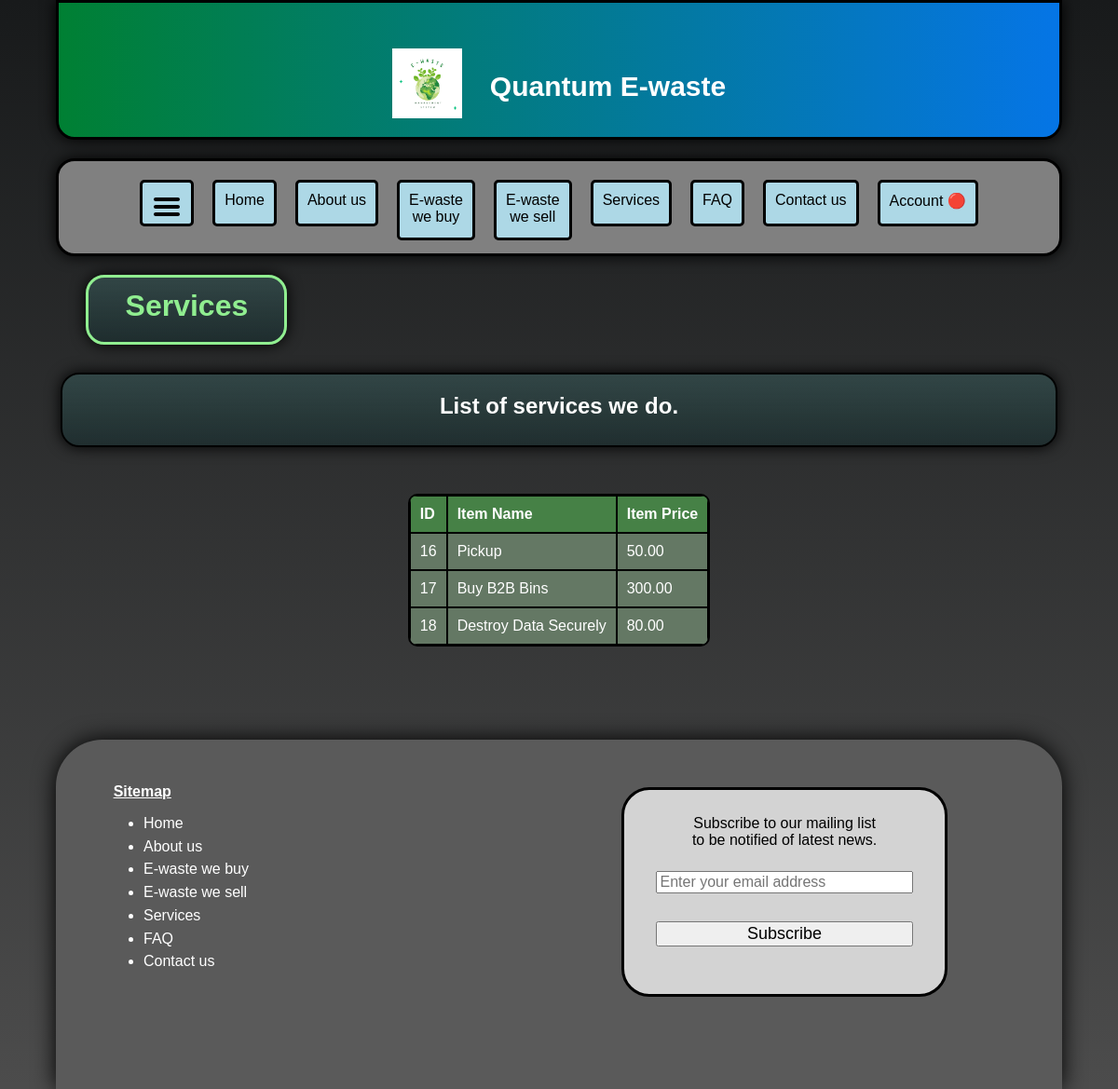
/services.php, run on the app's committed database.
### tables this page shows
CREATE TABLE `items` (
  `item_id` int(11) NOT NULL,
  `item_type` varchar(300) NOT NULL,
  `item_price` decimal(11,2) NOT NULL,
  `transaction_type` varchar(300) NOT NULL
);

### services.php (the view, shortened to what this page needs)
<!DOCTYPE html>
<html lang="en">
<head>
    <link href="css/styles.css" rel="stylesheet">
    <link href="css/navigation-bar-buttons.css" rel="stylesheet">
    <link href="css/dropdown-menu.css" rel="stylesheet">
    <link href="css/services.css" rel="stylesheet">
    <link href="css/styles-cp-mobile.css" rel="stylesheet">
    <link href="css/side-navigation-menu.css" rel="stylesheet">
</head>
<body>
    <div id="basket">
        <div id="header" class="website-title">
            <div class="title-and-image-container">
                <div class="title-and-image-content">
                    <img class="header-image" src="images/logo-image.png" alt="Greening planet earth." title="Greening planet earth.">
                </div>
                <div class="title-and-image-content">
                    Quantum E-waste
                </div>
            </div>
        </div>
        <div id="menu-buttons">
            <div>
                <a class="black-hyperlink" href="javascript:void(0)" onclick="openNav()">
                    <div class="menu-button">
                        <img src="images/Hamburger_icon.svg" alt="Hamburger button icon for side navigation menu." title="Hamburger button icon for side navigation menu.">
                    </div>
                </a>
            </div>
            <div>
                <a class="black-hyperlink" href="index.php">
                    <div class="menu-button">
                        Home
                    </div>
                </a>
            </div>
            <div>
                <a class="black-hyperlink" href="about-us.php">
                    <div class="menu-button">
                        About us
                    </div>
                </a>
            </div>
            <div>
                <a class="black-hyperlink" href="e-waste/we-buy.php">
                    <div class="menu-button-2">
                        E-waste<br>we buy
                    </div>
                </a>
            </div>
            <div>
                <a class="black-hyperlink" href="e-waste/we-sell.php">
                    <div class="menu-button-2">
                        E-waste<br>we sell
                    </div>
                </a>
            </div>
            <div>
                <a class="black-hyperlink" href="#">
                    <div class="menu-button">
                        Services
                    </div>
                </a>
            </div>
            <div>
                <a class="black-hyperlink" href="faq.php">
                    <div class="menu-button">
                        FAQ
                    </div>
                </a>
            </div>
            <div>
                <a class="black-hyperlink" href="contact-us.php">
                    <div class="menu-button">
                        Contact us
                    </div>
                </a>
            </div>
            <div>
                <a class="black-hyperlink" href="javascript:void(0)">
                    <div class="dropdown">
                        <div class="menu-button">
                            <?php
                            if (isset($_SESSION['email_address'])) {
                                echo "Account &#128994;";
                            }
                            else {
                                echo "Account &#128308;";
                            }
                            ?>
                        </div>
                    </div>
                </a>
            </div>
        </div>
        <div class="page-title-banner-container">
            <div class="page-title-banner-content">Services</div>
        </div>
        <div id="contents-1-container">
            <div id="contents-1-content">
                <h2>List of services we do.</h2>
            </div>
        </div>
        <div>
            <div class="services-table">
                <?php
                include 'php/connection.php';
                $html = <<<HTML
                <table border=1>
                    <tr>
                        <th>ID</th>
                        <th>Item Name</th>
                        <th>Item Price</th>
                    </tr>
                HTML;
                echo $html;
                $sql_query_1 = "SELECT * FROM `items`
                                WHERE transaction_type = 'service'
                                ORDER BY item_id ASC";
                $sql_query_1_result = $connection->query($sql_query_1);
                while($sql_query_1_row = mysqli_fetch_assoc($sql_query_1_result)) {
                    $html = <<<HTML
                    <tr>
                        <td>{$sql_query_1_row['item_id']}</td>
                        <td>{$sql_query_1_row['item_type']}</td>
                        <td>{$sql_query_1_row['item_price']}</td>
                    </tr>
                    HTML;
                    echo $html;
                }
                echo '</table>';
                ?>
            </div>
        </div>
        <div id="footer-container" class="footer-text">
            <div id="footer-container-2">
                <p class="footer-text-2">Sitemap</p>
                <ul>
                    <a class="white-hyperlink" href="index.php" class="white">
                        <li class="padding-bottom">Home</li>
                    </a>
                    <a class="white-hyperlink" href="about-us.php" class="white">
                        <li class="padding-bottom">About us</li>
                    </a>
                    <a class="white-hyperlink" href="e-waste/we-buy.php" class="white">
                        <li class="padding-bottom">E-waste we buy</li>
                    </a>
                    <a class="white-hyperlink" href="e-waste/we-sell.php" class="white">
                        <li class="padding-bottom">E-waste we sell</li>
                    </a>
                    <a class="white-hyperlink" href="#" class="white">
                        <li class="padding-bottom">Services</li>
                    </a>
                    <a class="white-hyperlink" href="faq.php" class="white">
                        <li class="padding-bottom">FAQ</li>
                    </a>
                    <a class="white-hyperlink" href="contact-us.php" class="white">
                        <li class="padding-bottom">Contact us</li>
                    </a>
                </ul>
            </div>
            <div id="footer-container-3">
                <p class="black-text">Subscribe to our mailing list<br>to be notified of latest news.</p>
                <div class="subscription-form">
                    <form action="" method="post">
                        <input type="email" name="email" placeholder="Enter your email address" class="subscribe-textbox" required>
                        <input type="submit" value="Subscribe" class="subscribe-button">
                    </form>
                </div>
            </div>
        </div>
    </div>
</body>
</html>

### css/styles.css (style rules this page uses)
* { box-sizing: border-box }
body { margin: 0; font-family: Verdana, sans-serif; background: linear-gradient(rgba(24, 26, 27, 1), rgba(0, 0, 0, 0.7)); background-size: 100% 100%; background-repeat: no-repeat; background-attachment: fixed; }
.black-hyperlink { color: black; text-decoration: none; }
#basket { width: 1080px; margin: 0 auto; }
#header { height: 150px; width: 1080px; background: linear-gradient(to right, #008033, #0575e6); border-style: solid; text-align: center; border-radius: 0px 0px 20px 20px; z-index: 1; box-shadow: 0px 0px 16px 0px black; }
.website-title { font-weight: bold; font-size: 30px; z-index: 1; }
.title-and-image-container { display: flex; justify-content: center; align-items: center; height: 180px; }
.title-and-image-content { margin-left: 15px; margin-right: 15px; color: white; }
.header-image { height: 75px; width: 75px; }
#footer-container { background-color: rgb(90, 90, 90); width: 1080px; height: 375px; border-radius: 50px 50px 0px 0px; box-shadow: 0px 0px 24px 0px black; }
#footer-container-2 { padding-top: 3%; float: left; }
.footer-text { color: white; padding-left: 5%; }
.footer-text-2 { font-weight: bold; text-decoration: underline; padding-left: 5%; }
.black-text { color: black; }
.white-hyperlink { color: white; text-decoration: none; }
#footer-container-3 { background-color: lightgray; float: left; text-align: center; border-style: solid; border-width: 3px; border-color: black; width: 350px; height: 225px; margin-left: 39%; padding-top: 1%; margin-top: 5%; border-radius: 30px; }
.subscribe-textbox { width: 80%; font-size: 16px; }
.subscribe-button { width: 80%; font-size: 16px; }
.padding-bottom { padding-bottom: 6%; }
input[type="submit"] { font-size: 18px; }

### css/navigation-bar-buttons.css (style rules this page uses)
#menu-buttons { margin-right: 20px; background: gray; border-style: solid; height: 105px; width: 1080px; padding-top: 20px; display: flex; justify-content: center; gap: 10px; position: sticky; top: 1%; border-radius: 20px; z-index: 5; box-shadow: 0px 0px 16px 0px black; }
.menu-button { height: 50px; background-color:lightblue; border-style: solid; text-align: center; float: left; padding: 10px; margin-left: 5px; margin-right: 5px; vertical-align: middle; -webkit-transition: background-color 0.3s, transform 0.3s linear; -moz-transition: background-color 0.3s, transform 0.3s linear; -ms-transition: background-color 0.3s, transform 0.3s linear; -o-transition: background-color 0.3s, transform 0.3s linear; transition: background-color 0.3s, transform 0.3s linear; border-radius: 5px; }
.menu-button-2 { height: 65px; background-color:lightblue; border-style: solid; text-align: center; float: left; padding: 10px; margin-left: 5px; margin-right: 5px; vertical-align: middle; -webkit-transition: background-color 0.3s, transform 0.3s linear; -moz-transition: background-color 0.3s, transform 0.3s linear; -ms-transition: background-color 0.3s, transform 0.3s linear; -o-transition: background-color 0.3s, transform 0.3s linear; transition: background-color 0.3s, transform 0.3s linear; border-radius: 5px; }

### css/dropdown-menu.css (style rules this page uses)
.dropdown { position: relative; display: inline-block; }
.dropdown-content a { color: black; padding: 12px 16px; text-decoration: none; display: block; transition: all ease-in .2s; -o-transition: all ease-in .2s; -ms-transition: all ease-in .2s; -moz-transition: all ease-in .2s; -webkit-transition: all ease-in .2s; }

### data on the page
items: item_id "16", item_type "Pickup", item_price "50.00"
items: item_id "17", item_type "Buy B2B Bins", item_price "300.00"
items: item_id "18", item_type "Destroy Data Securely", item_price "80.00"
